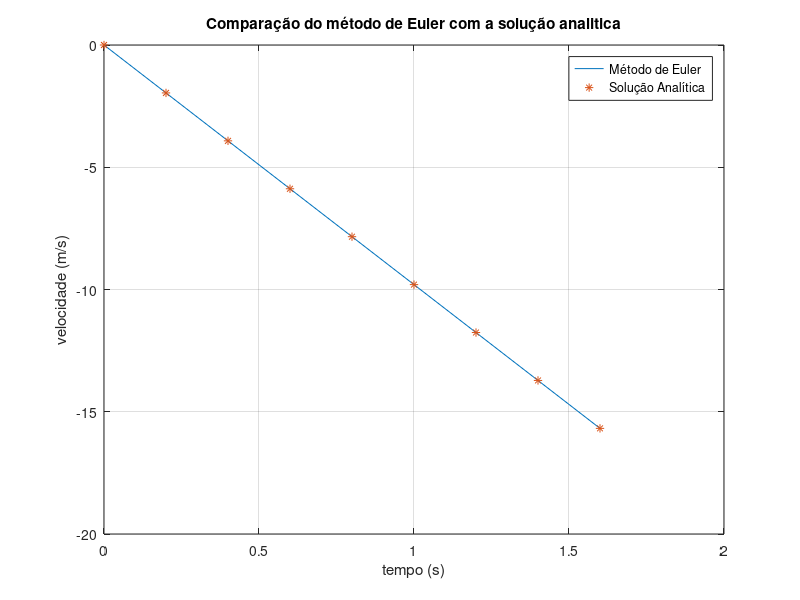

This chart was generated by the following MATLAB code:
clc;
clear all;
close all; 

t0 = 0;
tf = 1.6;
h = 0.2;
t = t0:h:tf;
N = length(t);
v0 = 0;
m = 0.150;
g = 9.8;
v = zeros(N,1);
v(1) = v0;

% Método de Euler

k = 1;
while k < N
 
    v(k+1) = v(k) + (-g)*h ;
    k=k+1;
end

% solução analitica

vz = v0 - g*t;

plot(t,v,t,vz,'*')
grid on
title('Comparação do método de Euler com a solução analitica')
xlabel('tempo (s)')
ylabel('velocidade (m/s)')
legend('Método de Euler','Solução Analítica')
